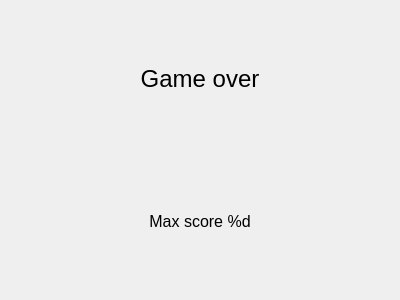
<?xml version="1.0" encoding="UTF-8"?>
<ui version="4.0">
 <class>EndGameWindow</class>
 <widget class="QDialog" name="EndGameWindow">
  <property name="geometry">
   <rect>
    <x>0</x>
    <y>0</y>
    <width>400</width>
    <height>300</height>
   </rect>
  </property>
  <property name="windowTitle">
   <string>Dialog</string>
  </property>
  <layout class="QVBoxLayout" name="verticalLayout">
   <item>
    <widget class="QLabel" name="gameOverLabel">
     <property name="font">
      <font>
       <pointsize>18</pointsize>
       <weight>50</weight>
       <bold>false</bold>
      </font>
     </property>
     <property name="text">
      <string>Game over</string>
     </property>
     <property name="alignment">
      <set>Qt::AlignCenter</set>
     </property>
    </widget>
   </item>
   <item>
    <widget class="QLabel" name="scoreLabel">
     <property name="font">
      <font>
       <pointsize>12</pointsize>
      </font>
     </property>
     <property name="text">
      <string>Max score %d</string>
     </property>
     <property name="alignment">
      <set>Qt::AlignCenter</set>
     </property>
    </widget>
   </item>
  </layout>
 </widget>
 <resources/>
 <connections/>
</ui>
